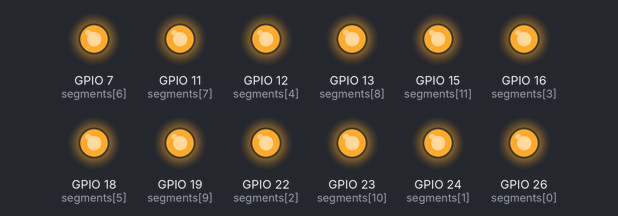
Bench run of a program on a simulated Raspberry Pi (BCM pin numbers). Shown: output pins drawn as LEDs (lit = HIGH). What the program prints to the terminal is not drawn.

Above: at 0.1 s.
Timing chart, 0 to 1.6 s (numbered marks = the images above):
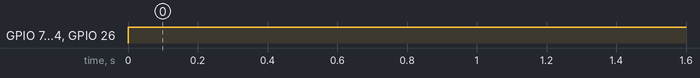

Measured:
- by itself, GPIO 7 (segments[6]), GPIO 11 (segments[7]), GPIO 12 (segments[4]), GPIO 13 (segments[8]), GPIO 15 (segments[11]), GPIO 16 (segments[3]), GPIO 18 (segments[5]), GPIO 19 (segments[9]), GPIO 22 (segments[2]), GPIO 23 (segments[10]), GPIO 24 (segments[1]), GPIO 26 (segments[0]): LOW → HIGH at 0.00 s

The program:

clearAllMyRasp.py
```python
import RPi.GPIO as GPIO
import time
GPIO.setmode(GPIO.BCM)

segments=(26,24,22,16,12,18,7,11,13,19,23,15)
#segments=(7,8,25,23,18,24,4,17,27,10,11,22)

for segment in segments:
	print(segment)
	GPIO.setup(segment, GPIO.OUT)
	GPIO.output(segment, GPIO.HIGH)

raw_input("waiting...")
```
